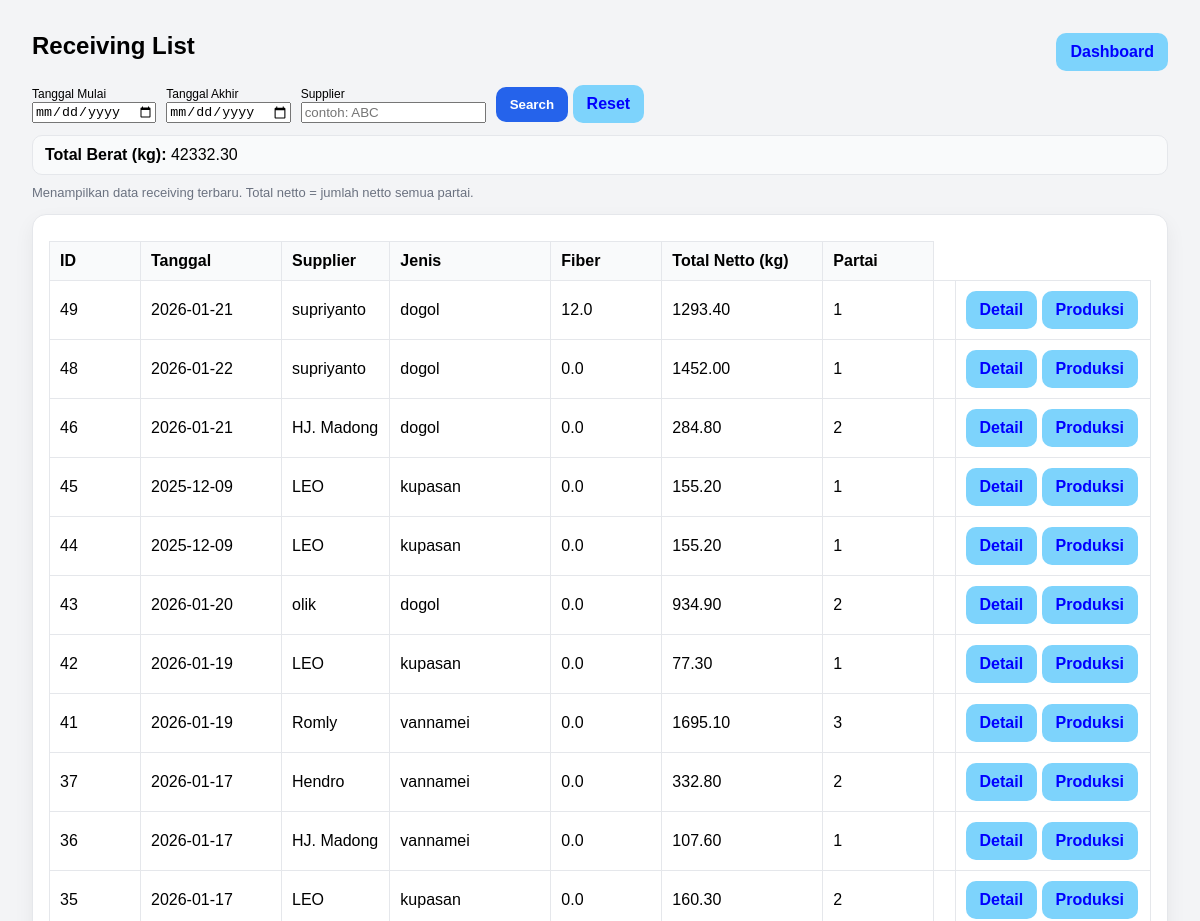
The app's page /receiving/list (signed in, upper part), older data.
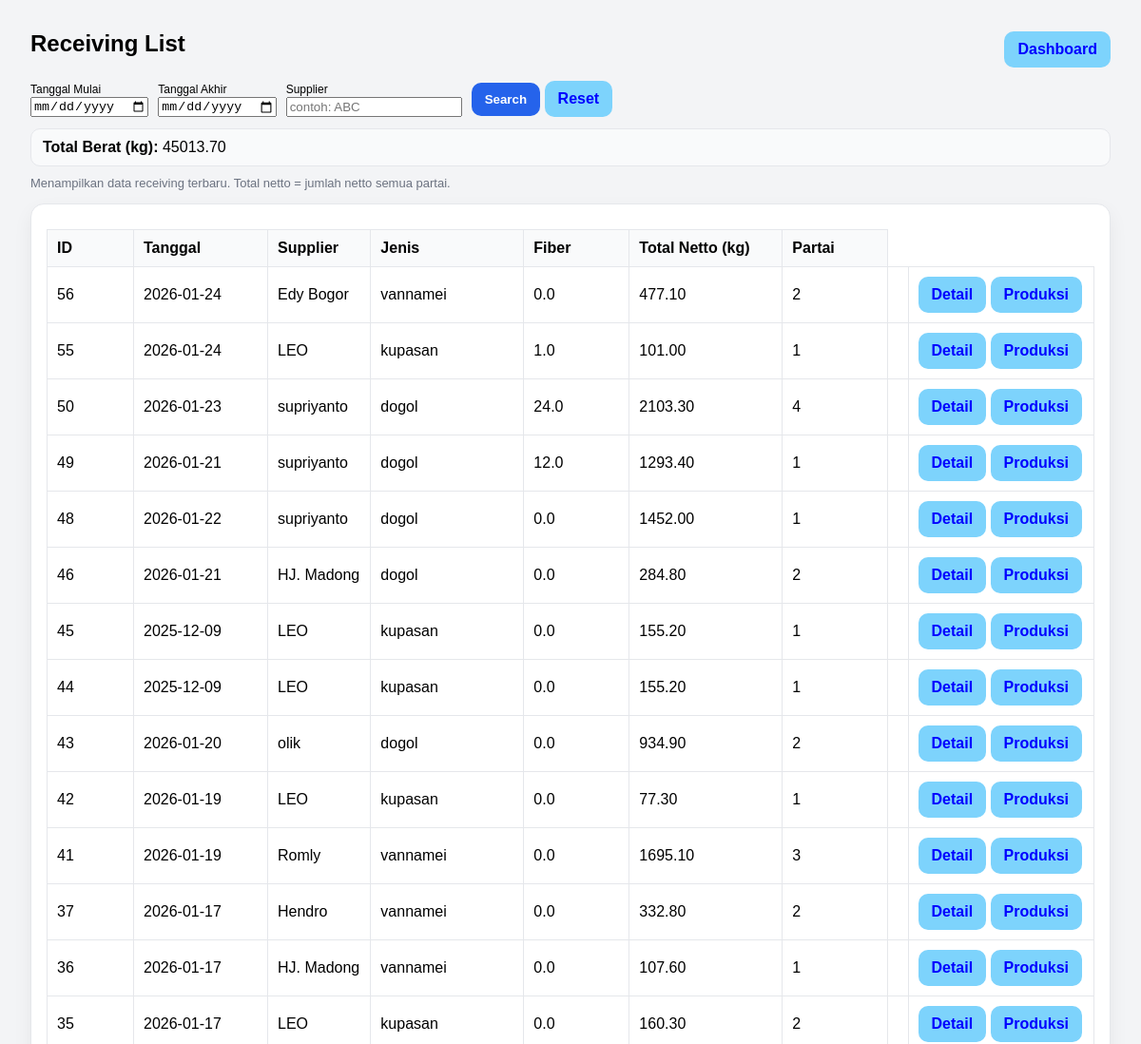
The same page, newer data.
### tables this page shows
CREATE TABLE receiving_header (
            id INTEGER PRIMARY KEY AUTOINCREMENT,
            tanggal TEXT NOT NULL,
            supplier TEXT NOT NULL,
            jenis TEXT,
            fiber REAL,
            created_at TEXT DEFAULT (datetime('now','localtime'))
        , is_test INTEGER DEFAULT 0);

### app.py (the view)
@app.route("/receiving/list")
def receiving_list():
    if not require_login():
        return redirect(url_for("login"))
    start = (request.args.get("start") or "").strip()
    end = (request.args.get("end") or "").strip()
    supplier_q = (request.args.get("supplier") or "").strip()
    where = []
    params = []
    if start and end:
        where.append("h.tanggal BETWEEN ? AND ?")
        params.extend([start, end])
    elif start:
        where.append("h.tanggal >= ?")
        params.append(start)
    elif end:
        where.append("h.tanggal <= ?")
        params.append(end)
    if supplier_q:
        where.append("LOWER(h.supplier) LIKE ?")
        params.append(f"%{supplier_q.lower()}%")
    where_sql = ("WHERE " + " AND ".join(where)) if where else ""
    conn = get_conn()
    rows = conn.execute(f"""
        SELECT
            h.id,
            h.tanggal,
            h.supplier,
            h.jenis,
            h.fiber,
            COALESCE(SUM(COALESCE(p.netto, 0)), 0) AS total_netto,
            COUNT(p.id) AS jml_partai
        FROM receiving_header h
        LEFT JOIN receiving_partai p ON p.header_id = h.id
        {where_sql}
        GROUP BY h.id
        ORDER BY h.id DESC
    """, params).fetchall()
    total_berat = sum([(r["total_netto"] or 0) for r in rows])
    conn.close()
    return render_template(
        "receiving_list.html",
        rows=[dict(r) for r in rows],
        start=start,
        end=end,
        supplier=supplier_q,
        total_berat=total_berat
    )

### app.py (called while the page is built)
def require_login() -> bool:
    return bool(session.get("user"))

### db.py (called while the page is built)
def get_conn():
    conn = sqlite3.connect(
        DB_NAME,
        timeout=10,              # tunggu 10 detik sebelum error
        isolation_level=None     # autocommit mode (lebih aman utk web)
    )
    conn.row_factory = sqlite3.Row
    conn.execute("PRAGMA foreign_keys = ON;")
    conn.execute("PRAGMA journal_mode = WAL;")  # penting!
    return conn

### templates/receiving_list.html (shortened to what this page needs)
<!doctype html>
<html lang="id">
<head>
</head>
<body>
  <div class="top">
    <h2>Receiving List</h2>
    <div style="display:flex; gap:10px;">
      <a class="btn btn-secondary" href="/dashboard">Dashboard</a>
    </div>
  </div>
  <form method="get" action="/receiving/list" style="display:flex; gap:10px; align-items:end; flex-wrap:wrap; margin:12px 0;">
  <div>
    <label style="font-size:12px;">Tanggal Mulai</label><br>
    <input type="date" name="start" value="{{ start or '' }}">
  </div>
  <div>
    <label style="font-size:12px;">Tanggal Akhir</label><br>
    <input type="date" name="end" value="{{ end or '' }}">
  </div>
  <div>
    <label style="font-size:12px;">Supplier</label><br>
    <input type="text" name="supplier" placeholder="contoh: ABC" value="{{ supplier or '' }}">
  </div>
  <div>
    <button type="submit" class="btn btn-primary">Search</button>
    <a href="/receiving/list" class="btn btn-secondary" style="text-decoration:none; display:inline-block;">Reset</a>
  </div>
</form>
<div style="margin:10px 0; padding:10px 12px; background:#f9fafb; border:1px solid #e5e7eb; border-radius:10px;">
  <b>Total Berat (kg):</b> {{ "%.2f"|format(total_berat or 0) }}
</div>
  <div class="muted">Menampilkan data receiving terbaru. Total netto = jumlah netto semua partai.</div>
  <div class="card" style="margin-top:14px;">
    <table>
      <thead>
        <tr>
          <th style="width:70px;">ID</th>
          <th style="width:120px;">Tanggal</th>
          <th>Supplier</th>
          <th style="width:140px;">Jenis</th>
          <th style="width:90px;">Fiber</th>
          <th style="width:140px;">Total Netto (kg)</th>
          <th style="width:90px;">Partai</th>
        </tr>
      </thead>
      <tbody>
        {% for r in rows %}
        <tr>
          <td>{{ r.id }}</td>
          <td>{{ r.tanggal }}</td>
          <td>{{ r.supplier }}</td>
          <td>{{ r["jenis"] or "-" }}</td>
          <td>{{ r["fiber"] if r["fiber"] is not none else "-" }}</td>
          <td>{{ "%.2f"|format(r["total_netto"] or 0) }}</td>
          <td>{{ r["jml_partai"] }}</td>
          <td class="actions">
            <td>
            <a class="btn btn-secondary btn-sm" href="/receiving/{{ r.id }}">Detail</a>
            <a class="btn btn-secondary btn-sm" href="/production/{{ r.id }}">Produksi</a>
            </td>
          </td>
        </tr>
        {% endfor %}
      </tbody>
    </table>
  </div>
</body>
</html>

### templates/receiving_list.html (style rules this page uses)
body { font-family: Arial, sans-serif; padding: 24px; background:#f3f4f6; }
h2 { margin:0 0 12px 0; }
.card { background:white; border:1px solid #e5e7eb; border-radius:14px; padding:16px; box-shadow: 0 8px 20px rgba(0,0,0,0.06); }
table { width: 100%; border-collapse: collapse; margin-top: 10px; }
th, td { border: 1px solid #e5e7eb; padding: 10px; text-align: left; }
th { background:#f9fafb; }
.top { display:flex; justify-content:space-between; align-items:center; gap:12px; }
.btn { padding: 10px 14px; border: 0; border-radius: 10px; cursor: pointer; font-weight: 600; text-decoration:none; display:inline-block; }
.btn-primary { background: #2563eb; color: white; }
.btn-secondary { background: #7dd3fc; color: blue; }
.muted { color:#6b7280; font-size:13px; margin-top:6px; }

Row changes from the older to the newer data that the page shows:
added receiving_header: id "56", tanggal "2026-01-24", supplier "Edy Bogor", jenis "vannamei", fiber "0.0", r "477.10", jml_partai "2"
added receiving_header: id "55", tanggal "2026-01-24", supplier "LEO", jenis "kupasan", fiber "1.0", r "101.00", jml_partai "1"
added receiving_header: id "50", tanggal "2026-01-23", supplier "supriyanto", jenis "dogol", fiber "24.0", r "2103.30", jml_partai "4"
Text that changed along with them:
{{ "%.2f"|format(total_berat or 0) }}: "42332.30" → "45013.70"
